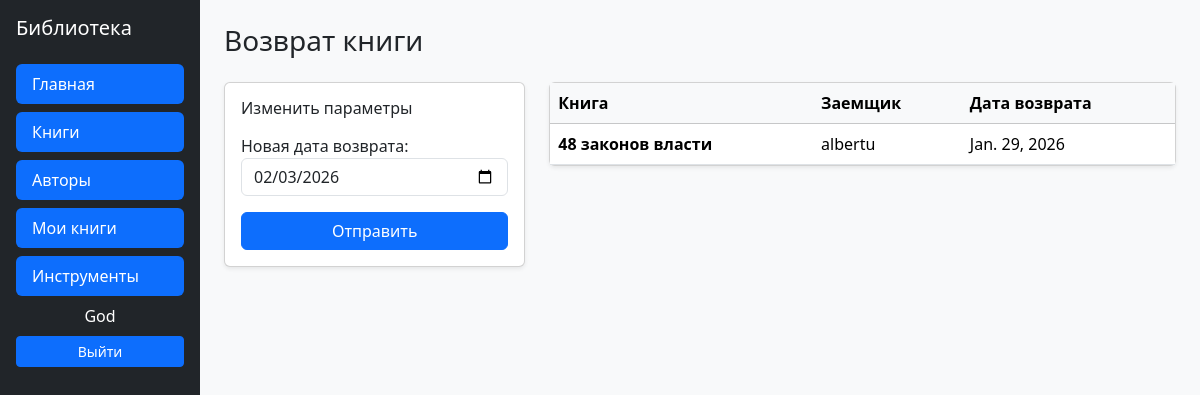
The app's page /catalog/book/f0719b76-feff-4221-bb82-e10d516bcb21/renew/ (signed in) with its own data.
### catalog/models.py (models this page shows, shortened)
class BookInstance(models.Model):
    id = models.UUIDField(primary_key=True, default=uuid.uuid4, help_text='Присвоение уникального значения в виде числа')
    book = models.ForeignKey('Book', on_delete=models.SET_NULL, null=True)
    imprint = models.CharField(max_length=200)
    due_back = models.DateField(null=True, blank=True)
    LOAN_STATUS = (
        ('m', 'Обслуживание'),
        ('o', 'В использовании'),
        ('a', 'Доступна'),
        ('r', 'Зарезервирована'),
    )
    status = models.CharField(max_length=1, choices=LOAN_STATUS, blank=True, default='a', help_text='Наличие книги')
    borrower = models.ForeignKey(User, on_delete=models.SET_NULL, null=True, blank=True)
    @property
    def is_overdue(self):
        if self.due_back and date.today() > self.due_back:
            return True
        return False
    class Meta:
        ordering = ['due_back']
        permissions = (("can_mark_returned", "Set book as returned"),
                       ('can_edit', 'редактирование'),
                       )

class Book(models.Model):
    title = models.CharField(max_length=200)
    author = models.ForeignKey('Author', on_delete=models.SET_NULL, null=True)
    summary = models.TextField(max_length=1000, help_text='Введите краткое содержание')
    isbn = models.CharField('ISBN', max_length=13, help_text='Введите 13-значный ISBN код')
    genre = models.ManyToManyField(Genre, help_text='Выберите жанр')
    language = models.ForeignKey('Language', on_delete=models.SET_NULL, null=True)
    def dislpay_genre(self):
        return ', '.join([genre.name for genre in self.genre.all()[:3]])
    dislpay_genre.short_description = 'Genre'

### catalog/views.py (the view)
# urls.py: path('book/<uuid:pk>/renew/', views.renew_book_librarian, name='book_renew'),
@permission_required('catalog.can_mark_returned')
def renew_book_librarian(request, pk):
    book_inst = get_object_or_404(BookInstance, pk=pk)
    if request.method == 'POST':
        form = RenewBookModelForm(request.POST)
        if form.is_valid():
            book_inst.due_back = form.cleaned_data['due_back']
            book_inst.save()
            return HttpResponseRedirect(reverse('my_tools'))
    else:
        proposed_renewal_date = datetime.date.today() + datetime.timedelta(weeks=3)
        form = RenewBookModelForm(initial={'due_back': proposed_renewal_date})
    return render(request, 'catalog/book_renew.html', {
        'form': form,
        'bookinst': book_inst,
    })

### catalog/forms.py (shortened to what this page needs)
class RenewBookModelForm(ModelForm):
    class Meta:
        model = BookInstance
        fields = ['due_back',]
        labels = { 'due_back': _('Новая дата возврата'), }
        help_texts = { 'due_back': _('Установите значение не более 4 недель (по умолчанию установлено 3 недели)'), }
        widgets = {
            'due_back': HTML5DateInput(attrs={'class': 'form-control'})
        }

### catalog/templates/catalog/book_renew.html (shortened to what this page needs)
{% extends "catalog/base.html" %}
{% block content %}
<div class="mb-4">
  <h1 class="h3">Возврат книги</h1>
</div>
<div class="row g-4">
  <div class="col-md-5 col-lg-4">
    <div class="card shadow-sm">
      <div class="card-body">
        <h2 class="h6 mb-3">Изменить параметры</h2>
        <form method="post">
          {% for field in form %}
            <div class="mb-3">
              {{ field.label_tag }}
              {{ field }}
            </div>
          {% endfor %}
          <button type="submit" class="btn btn-primary w-100">
            Отправить
          </button>
        </form>
      </div>
    </div>
  </div>
  <div class="col-md-7 col-lg-8">
    <div class="card shadow-sm">
      <div class="card-body p-0">
        <table class="table mb-0">
          <thead class="table-light">
            <tr>
              <th>Книга</th>
              <th>Заемщик</th>
              <th>Дата возврата</th>
            </tr>
          </thead>
          <tbody>
            <tr class="{% if bookinst.is_overdue %}table-danger{% endif %}">
              <td class="fw-semibold">{{ bookinst.book.title }}</td>
              <td>{{ bookinst.borrower }}</td>
              <td>{{ bookinst.due_back }}</td>
            </tr>
          </tbody>
        </table>
      </div>
    </div>
  </div>
</div>
{% endblock %}

### catalog/templates/catalog/base.html (shortened to what this page needs)
<!DOCTYPE html>
<html>
  <head>
    <link href="https://cdn.jsdelivr.net/npm/bootstrap@5.3.2/dist/css/bootstrap.min.css" rel="stylesheet">
  </head>
  <body class='bg-light'>
    <div class='container-fluid'>
      <div class='row vh-100'>
        <aside class="col-lg-2 bg-dark text-white p-3 d-flex flex-column">
        <h5 class="mb-4">Библиотека</h5>
        <nav class="nav nav-pills flex-column gap-2 mb-auto">
          <a href="{% url 'index' %}" class='nav-link text-white active'>Главная</a>
          <a href="{% url 'books' %}" class='nav-link text-white active'>Книги</a>
          <a href="{% url 'authors' %}" class='nav-link text-white active'>Авторы</a>
          <a href="{% url 'my_books' %}" class='nav-link text-white active'>Мои книги</a>
          {% if user.is_staff %}
            <a href="{% url 'my_tools' %}" class='nav-link text-white active'>Инструменты</a>
          {% endif %}
              {% if user.is_authenticated %}
                <div class='text text-center'> {{ user.username }}</div>
                  <form method="POST" action="{% url 'logout' %}">
                    <button class="btn btn-primary btn-sm w-100">Выйти</button>
                  </form>
              {% else %}
                <a href="{% url 'login' %}" class="btn btn-primary btn-sm w-100">Войти</a>
              {% endif %}
        </aside>
      <main class='col p-4 overflow-auto'>
        {% block content %}{% endblock %}
          </div>
      </div>
  </body>
</html>

### records on screen
BookInstance: book "48 законов власти", borrower "albertu", due_back "Jan. 29, 2026"

### other values on screen
{{ user.username }} "God"
{{ field.label_tag }} "Новая дата возврата:"
